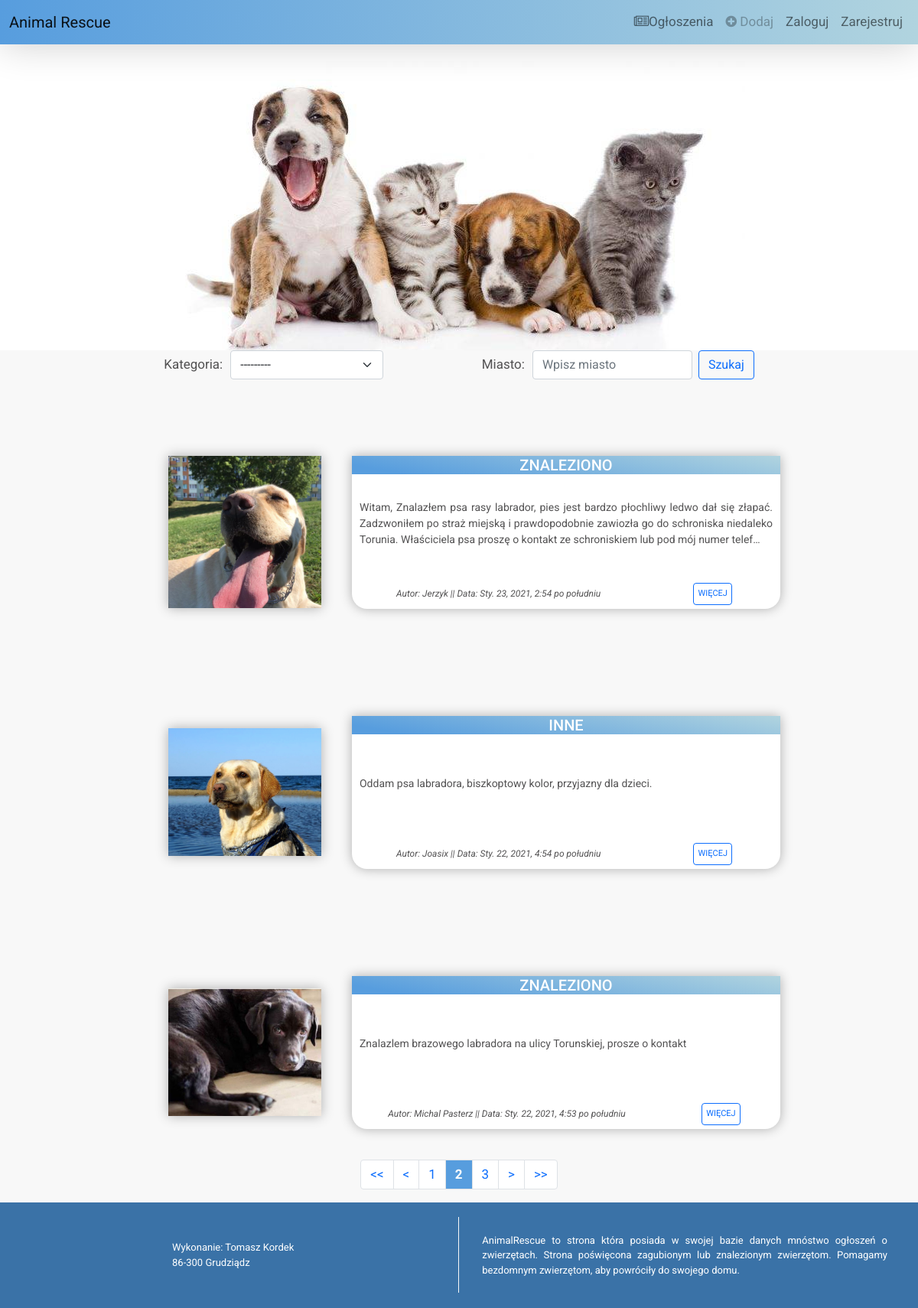
/current/?page=2, run on the app's committed database.
### index/models.py (models this page shows, shortened)
class ToDo(models.Model):
    Miasto = models.CharField(max_length=25, help_text='Podać miasto')
    Lokalizacja = models.CharField(max_length=50, blank=True, help_text='<b>* Pole niewymagane</b><br>Podać lokalizację(np. ulica)')
    Opis = models.TextField(help_text='Podaj dokładny opis') #jezeli nie chce to nie musi uzupelniac
    Zdjęcie = models.ImageField(upload_to='index/pictures', blank=True, help_text='<b>* Pole niewymagane</b><br>Wklej zdjęcie')
    created=models.DateTimeField(auto_now_add=True)
    user = models.ForeignKey(User, on_delete=models.CASCADE)
    Kategoria = models.CharField(max_length=15, choices=TITLE_CHOICES, help_text='Wybierz kategorie ogłoszenia')
    Kontakt = models.CharField(max_length=30, blank=True, help_text='<b>* Pole niewymagane</b><br>Numer kontaktowy, mail itp.')
    Akceptacja = models.CharField(max_length=15, choices=ACCEPT_CHOICES, blank=True)

### index/views.py (the view)
# urls.py: path('current/', views.currents, name='currents'),
def currents(request):
    TODOS = ToDo.objects.filter(Akceptacja='TAK').order_by('-created')
    search_query = request.GET.get('search', '')
    if search_query:
        TODOS = ToDo.objects.filter(Miasto__icontains=search_query)
    else:
        TODOS = ToDo.objects.all().order_by('-created')
    paginator = Paginator(TODOS, 3)
    page = request.GET.get('page')
    TODOS = paginator.get_page(page)
    return render(request,'index/currents.html', {'TODOS':TODOS})

### index/templates/index/currents.html (shortened to what this page needs)
{% extends 'index/base.html' %}
{% load static %}
{% block content %}
<div class="topcurr">
  <div>
    Kategoria:
    <select select class="form-select" aria-label="Default select example" onchange="location = this.value;">
     <option>---------</option>
    </select>
    </div>
    <div>Miasto:
    <form class="d-flex" action= "{% url 'currents' %}">
            <input class="form-control me-2" type="search" placeholder="Wpisz miasto" aria-label="Search" name="search">
            <button class="btn btn-outline-primary" type="submit">Szukaj</button>
    </form>
    </div>
</div>
{% for ToDo in TODOS %}
<center>
<div class="card-currents mb-3">
  <div class="row g-0">
    <div class="col-md-4">
      {% if ToDo.Zdjęcie.url is not Null %}
      <a href="{{ ToDo.Zdjęcie.url }}"><img src="{{ ToDo.Zdjęcie.url }}"></a>
      {% else %}
      Brak zdjęcia
      {% endif %}
    </div>
    <div class="col-md-8">
      {% if ToDo.Kategoria == 'ZNALEZIONO' %}
      <div class="card-body-currents">
        <h5 class="card-title">ZNALEZIONO</h5>
        {% elif ToDo.Kategoria == 'SZUKAM' %}
        <div class="card-body-currents">
        <h5 class="card-title">POSZUKUJĘ</h5>
        {% elif ToDo.Kategoria == 'INNE' %}
        <div class="card-body-currents">
        <h5 class="card-title">INNE</h5>
        {% else %}
        <div class="card-body-currents-done">
        <h5 class="card-title-done">ZAKOŃCZONE</h5>
        {% endif %}
        <p class="card-text">{{ ToDo.Opis|truncatechars:250 }}</p>
        <div class="card-info">
          <i>Autor: {{ ToDo.user}} || Data: {{ ToDo.created }}</i>
          <a href="{% url 'detail' ToDo.id %}">
            {% ifequal ToDo.user|stringformat:"s" request.user.username %}
              <button type="button" class="btn btn-outline-primary">WIĘCEJ+EDYCJA</button>
            {% else %}
              <button type="button" class="btn btn-outline-primary">WIĘCEJ</button>
            {% endifequal %}
          </a>
        </div>
      </div>
    </div>
  </div>
</div>
</center>
{% endfor %}
<nav aria-label="Page navigation example">
  <ul class="pagination justify-content-center">
    {% if TODOS.has_previous %}
      <li class="page-item enable">
        <a class="page-link" href="?page=1" tabindex="-1" aria-disabled="true"> << </a>
      </li>
      <li class="page-item enable">
        <a class="page-link" href="?page={{ TODOS.previous_page_number }}" tabindex="-1" aria-disabled="true"> < </a>
      </li>
      {% endif %}
      {% for num in TODOS.paginator.page_range %}
        {% if TODOS.number == num %}
          <li class="page-item" ><a class="page-link" style="background-color:rgb(87, 157, 222); color:white;"  href="?page={{num}}"><b> {{ num }} </b></a></li>
        {% elif num > TODOS.number|add:'-3' and num < TODOS.number|add:'3' %}
          <li class="page-item"><a class="page-link" href="?page={{num}}">{{ num }}</a></li>
        {% endif %}
      {% endfor %}
      {% if TODOS.has_next %}
        <li class="page-item">
          <a class="page-link" href="?page={{ TODOS.next_page_number }}">></a>
        </li>
        <li class="page-item">
          <a class="page-link" href="?page={{ TODOS.paginator.num_pages }}">>></a>
        </li>
      {% endif %}
  </ul>
</nav>
{% endblock %}

### index/static/css/style.css (style rules this page uses)
html { height: 100%; }
body { margin: auto; background-color: rgb(248, 248, 248); color:rgb(83, 82, 83); width: 100%; min-height: 100%; display: flex; flex-direction: column; font-family: 'Roboto', sans-serif; font-size: 17px; }
.card-title { color: rgb(87, 157, 222); }
.card-text { text-align: justify; }
.card-info { width: 100%; display: flex; justify-content: space-around; align-items: center; margin: 0; padding: 0; }
.card-info i { font-size: 12px; }
.card-info .btn { font-size: 11px; padding: 5px; margin: 5px; }
.form-select { width: 200px; margin-left: 10px; }
.form-control { margin-left: 10px; }
.topcurr { margin: 0 auto; width: 900px; display: flex; justify-content: space-around; }
.topcurr div { display: flex; align-items: center; }
.card-currents { margin: 30px; width: 70%; }
.col-md-4 { min-height: 200px; display: flex; justify-content: center; align-items: center; }
.col-md-8 { background-color: white; height: 200px; box-shadow: 0px 0px 15px 0px rgba(0, 0, 0, 0.3); border-bottom-right-radius: 20px; border-bottom-left-radius: 20px; }
.col-md-4 img { max-height: 250px; width: 200px; box-shadow: 0px 0px 15px 0px rgba(0, 0, 0, 0.3); }
.row { display: flex; align-items: center; min-height: 200px; margin-bottom: 40px; margin-top: 100px; }
.card-text { font-size: 14px; padding: 10px; }
.card-body-currents { display: flex; flex-direction: column; justify-content: space-between; height: 200px; }
.card-body-currents h5 { background: linear-gradient(10deg, rgb(87, 157, 222) 10%, rgb(177, 212, 223)); color: white; }
input { display: flex; flex-direction: column; }

### data on the page
ToDo: Zdjęcie (picture), Kategoria "ZNALEZIONO", Opis "Witam, Znalazłem psa rasy labrador, pies jest bardzo płochliwy ledwo dał się złapać. Zadzwoniłem po straż miejską i prawdopodobnie zawiozła go do schroniska niedaleko Torunia. Właściciela psa proszę o kontakt ze schroniskiem lub pod mój numer telef…", user "Jerzyk", created "Sty. 23, 2021, 2:54 po południu"
ToDo: Zdjęcie (picture), Kategoria "INNE", Opis "Oddam psa labradora, biszkoptowy kolor, przyjazny dla dzieci.", user "Joasix", created "Sty. 22, 2021, 4:54 po południu"
ToDo: Zdjęcie (picture), Kategoria "ZNALEZIONO", Opis "Znalazlem brazowego labradora na ulicy Torunskiej, prosze o kontakt", user "Michal Pasterz", created "Sty. 22, 2021, 4:53 po południu"

### other printed values
{{ num }} "1" "3"
{{ num }} "2"
